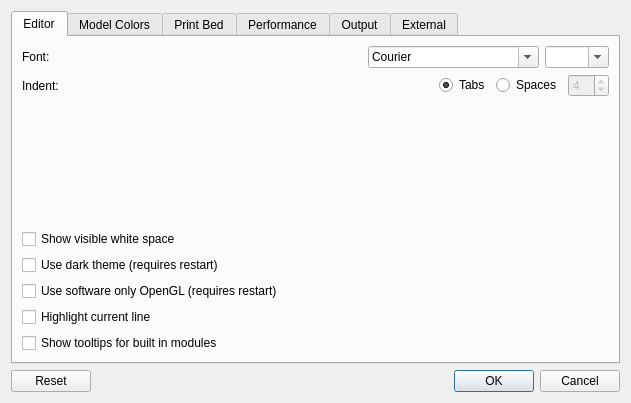
<?xml version="1.0" encoding="UTF-8"?>
<ui version="4.0">
 <class>Preferences</class>
 <widget class="QDialog" name="Preferences">
  <property name="geometry">
   <rect>
    <x>0</x>
    <y>0</y>
    <width>631</width>
    <height>403</height>
   </rect>
  </property>
  <property name="windowTitle">
   <string>Preferences</string>
  </property>
  <layout class="QVBoxLayout" name="verticalLayout">
   <item>
    <layout class="QHBoxLayout" name="horizontalLayout">
     <item>
      <widget class="QTabWidget" name="tabWidget">
       <property name="currentIndex">
        <number>0</number>
       </property>
       <widget class="QWidget" name="editorTab">
        <attribute name="title">
         <string>Editor</string>
        </attribute>
        <layout class="QVBoxLayout" name="verticalLayout_2">
         <item>
          <layout class="QHBoxLayout" name="horizontalLayout_4">
           <item>
            <widget class="QLabel" name="fontLabel">
             <property name="text">
              <string>Font:</string>
             </property>
            </widget>
           </item>
           <item>
            <spacer name="horizontalSpacer_2">
             <property name="orientation">
              <enum>Qt::Horizontal</enum>
             </property>
             <property name="sizeHint" stdset="0">
              <size>
               <width>40</width>
               <height>20</height>
              </size>
             </property>
            </spacer>
           </item>
           <item>
            <widget class="QFontComboBox" name="fontComboBox">
             <property name="fontFilters">
              <set>QFontComboBox::MonospacedFonts</set>
             </property>
            </widget>
           </item>
           <item>
            <widget class="QComboBox" name="sizeComboBox">
             <property name="sizePolicy">
              <sizepolicy hsizetype="Preferred" vsizetype="Fixed">
               <horstretch>0</horstretch>
               <verstretch>0</verstretch>
              </sizepolicy>
             </property>
             <property name="maximumSize">
              <size>
               <width>64</width>
               <height>16777215</height>
              </size>
             </property>
             <property name="editable">
              <bool>true</bool>
             </property>
             <property name="sizeAdjustPolicy">
              <enum>QComboBox::AdjustToContentsOnFirstShow</enum>
             </property>
            </widget>
           </item>
          </layout>
         </item>
         <item>
          <layout class="QHBoxLayout" name="horizontalLayout_8">
           <item>
            <widget class="QLabel" name="indentLabel">
             <property name="text">
              <string>Indent:</string>
             </property>
            </widget>
           </item>
           <item>
            <spacer name="horizontalSpacer">
             <property name="orientation">
              <enum>Qt::Horizontal</enum>
             </property>
             <property name="sizeHint" stdset="0">
              <size>
               <width>40</width>
               <height>20</height>
              </size>
             </property>
            </spacer>
           </item>
           <item>
            <widget class="QRadioButton" name="tabsRadioButton">
             <property name="text">
              <string>Tabs</string>
             </property>
             <property name="checked">
              <bool>true</bool>
             </property>
            </widget>
           </item>
           <item>
            <widget class="QRadioButton" name="spacesRadioButton">
             <property name="text">
              <string>Spaces</string>
             </property>
            </widget>
           </item>
           <item>
            <widget class="QSpinBox" name="spacesSpinBox">
             <property name="enabled">
              <bool>false</bool>
             </property>
             <property name="maximum">
              <number>10</number>
             </property>
             <property name="value">
              <number>4</number>
             </property>
            </widget>
           </item>
          </layout>
         </item>
         <item>
          <spacer name="verticalSpacer">
           <property name="orientation">
            <enum>Qt::Vertical</enum>
           </property>
           <property name="sizeHint" stdset="0">
            <size>
             <width>20</width>
             <height>243</height>
            </size>
           </property>
          </spacer>
         </item>
         <item>
          <widget class="QCheckBox" name="visibleWhiteSpacdCheckBox">
           <property name="text">
            <string>Show visible white space</string>
           </property>
          </widget>
         </item>
         <item>
          <widget class="QCheckBox" name="darkThemeCheckBox">
           <property name="text">
            <string>Use dark theme (requires restart)</string>
           </property>
          </widget>
         </item>
         <item>
          <widget class="QCheckBox" name="softwareOpenGLCheckBox">
           <property name="text">
            <string>Use software only OpenGL (requires restart)</string>
           </property>
          </widget>
         </item>
         <item>
          <widget class="QCheckBox" name="highlightLineCheckbox">
           <property name="text">
            <string>Highlight current line</string>
           </property>
          </widget>
         </item>
         <item>
          <widget class="QCheckBox" name="tooltipsCheckBox">
           <property name="text">
            <string>Show tooltips for built in modules</string>
           </property>
          </widget>
         </item>
        </layout>
       </widget>
       <widget class="QWidget" name="modelColorsTab">
        <attribute name="title">
         <string>Model Colors</string>
        </attribute>
        <layout class="QGridLayout" name="gridLayout">
         <item row="2" column="2">
          <widget class="QLabel" name="markedEdgeColorLabel">
           <property name="text">
            <string>Marked Edge Color</string>
           </property>
          </widget>
         </item>
         <item row="0" column="1">
          <widget class="QToolButton" name="markedFacetColorToolButton">
           <property name="text">
            <string>...</string>
           </property>
          </widget>
         </item>
         <item row="5" column="1">
          <widget class="QToolButton" name="vertexColorToolButton">
           <property name="text">
            <string>...</string>
           </property>
          </widget>
         </item>
         <item row="4" column="0">
          <widget class="QFrame" name="markedVertexColorFrame">
           <property name="styleSheet">
            <string notr="true"/>
           </property>
           <property name="frameShape">
            <enum>QFrame::StyledPanel</enum>
           </property>
           <property name="frameShadow">
            <enum>QFrame::Raised</enum>
           </property>
          </widget>
         </item>
         <item row="3" column="1">
          <widget class="QToolButton" name="edgeColorToolButton">
           <property name="text">
            <string>...</string>
           </property>
          </widget>
         </item>
         <item row="6" column="0">
          <widget class="QDoubleSpinBox" name="vertexSizeSpinBox"/>
         </item>
         <item row="7" column="0">
          <widget class="QDoubleSpinBox" name="edgeSizeSpinBox"/>
         </item>
         <item row="2" column="1">
          <widget class="QToolButton" name="markedEdgeColorToolButton">
           <property name="text">
            <string>...</string>
           </property>
          </widget>
         </item>
         <item row="4" column="1">
          <widget class="QToolButton" name="markedVertexColorToolButton">
           <property name="text">
            <string>...</string>
           </property>
          </widget>
         </item>
         <item row="3" column="2">
          <widget class="QLabel" name="edgeColorLabel">
           <property name="text">
            <string>Edge Color</string>
           </property>
          </widget>
         </item>
         <item row="1" column="1">
          <widget class="QToolButton" name="facetColorToolButton">
           <property name="text">
            <string>...</string>
           </property>
          </widget>
         </item>
         <item row="2" column="0">
          <widget class="QFrame" name="markedEdgeColorFrame">
           <property name="styleSheet">
            <string notr="true"/>
           </property>
           <property name="frameShape">
            <enum>QFrame::StyledPanel</enum>
           </property>
           <property name="frameShadow">
            <enum>QFrame::Raised</enum>
           </property>
          </widget>
         </item>
         <item row="0" column="2">
          <widget class="QLabel" name="markedFacetColorLabel">
           <property name="text">
            <string>Marked Facet Color</string>
           </property>
          </widget>
         </item>
         <item row="7" column="2">
          <widget class="QLabel" name="edgeSizeLabel">
           <property name="text">
            <string>Edge Size</string>
           </property>
          </widget>
         </item>
         <item row="5" column="2">
          <widget class="QLabel" name="vertexColorLabel">
           <property name="text">
            <string>Vertex Color</string>
           </property>
          </widget>
         </item>
         <item row="1" column="0">
          <widget class="QFrame" name="facetColorFrame">
           <property name="styleSheet">
            <string notr="true"/>
           </property>
           <property name="frameShape">
            <enum>QFrame::StyledPanel</enum>
           </property>
           <property name="frameShadow">
            <enum>QFrame::Raised</enum>
           </property>
          </widget>
         </item>
         <item row="6" column="2">
          <widget class="QLabel" name="vertexSizeLabel">
           <property name="text">
            <string>Vertex Size</string>
           </property>
          </widget>
         </item>
         <item row="1" column="2">
          <widget class="QLabel" name="facetColorLabel">
           <property name="text">
            <string>Facet Color</string>
           </property>
          </widget>
         </item>
         <item row="0" column="0">
          <widget class="QFrame" name="markedFacetColorFrame">
           <property name="styleSheet">
            <string notr="true"/>
           </property>
           <property name="frameShape">
            <enum>QFrame::StyledPanel</enum>
           </property>
           <property name="frameShadow">
            <enum>QFrame::Raised</enum>
           </property>
          </widget>
         </item>
         <item row="3" column="0">
          <widget class="QFrame" name="edgeColorFrame">
           <property name="styleSheet">
            <string notr="true"/>
           </property>
           <property name="frameShape">
            <enum>QFrame::StyledPanel</enum>
           </property>
           <property name="frameShadow">
            <enum>QFrame::Raised</enum>
           </property>
          </widget>
         </item>
         <item row="5" column="0">
          <widget class="QFrame" name="vertexColorFrame">
           <property name="styleSheet">
            <string notr="true"/>
           </property>
           <property name="frameShape">
            <enum>QFrame::StyledPanel</enum>
           </property>
           <property name="frameShadow">
            <enum>QFrame::Raised</enum>
           </property>
          </widget>
         </item>
         <item row="4" column="2">
          <widget class="QLabel" name="markedVertexColorLabel">
           <property name="text">
            <string>Marked Vertex Color</string>
           </property>
          </widget>
         </item>
        </layout>
       </widget>
       <widget class="QWidget" name="printBedTab">
        <attribute name="title">
         <string>Print Bed</string>
        </attribute>
        <layout class="QVBoxLayout" name="verticalLayout_4">
         <item>
          <layout class="QHBoxLayout" name="dimensionsLayout">
           <item>
            <widget class="QGroupBox" name="volumeGroupBox">
             <property name="title">
              <string>Volume</string>
             </property>
             <layout class="QFormLayout" name="formLayout">
              <item row="0" column="0">
               <widget class="QLabel" name="widthLabel">
                <property name="text">
                 <string>Width:</string>
                </property>
               </widget>
              </item>
              <item row="1" column="0">
               <widget class="QLabel" name="lengthLabel">
                <property name="text">
                 <string>Length:</string>
                </property>
               </widget>
              </item>
              <item row="2" column="0">
               <widget class="QLabel" name="heightLabel">
                <property name="text">
                 <string>Height:</string>
                </property>
               </widget>
              </item>
              <item row="0" column="1">
               <widget class="QSpinBox" name="widthSpinBox">
                <property name="maximum">
                 <number>10000</number>
                </property>
               </widget>
              </item>
              <item row="1" column="1">
               <widget class="QSpinBox" name="lengthSpinBox">
                <property name="maximum">
                 <number>10000</number>
                </property>
               </widget>
              </item>
              <item row="2" column="1">
               <widget class="QSpinBox" name="heightSpinBox">
                <property name="maximum">
                 <number>10000</number>
                </property>
               </widget>
              </item>
             </layout>
            </widget>
           </item>
           <item>
            <widget class="QGroupBox" name="originGroupBox">
             <property name="title">
              <string>Origin</string>
             </property>
             <layout class="QFormLayout" name="formLayout_2">
              <item row="0" column="0">
               <widget class="QLabel" name="Xlabel">
                <property name="text">
                 <string>X:</string>
                </property>
               </widget>
              </item>
              <item row="1" column="0">
               <widget class="QLabel" name="Ylabel">
                <property name="text">
                 <string>Y:</string>
                </property>
               </widget>
              </item>
              <item row="1" column="1">
               <widget class="QSpinBox" name="YspinBox">
                <property name="minimum">
                 <number>-10000</number>
                </property>
                <property name="maximum">
                 <number>10000</number>
                </property>
               </widget>
              </item>
              <item row="0" column="1">
               <widget class="QSpinBox" name="XspinBox">
                <property name="minimum">
                 <number>-10000</number>
                </property>
                <property name="maximum">
                 <number>10000</number>
                </property>
               </widget>
              </item>
             </layout>
            </widget>
           </item>
          </layout>
         </item>
         <item>
          <widget class="QCheckBox" name="translateCheckBox">
           <property name="text">
            <string>Translate output</string>
           </property>
          </widget>
         </item>
         <item>
          <spacer name="printBedVerticalSpacer">
           <property name="orientation">
            <enum>Qt::Vertical</enum>
           </property>
           <property name="sizeHint" stdset="0">
            <size>
             <width>20</width>
             <height>40</height>
            </size>
           </property>
          </spacer>
         </item>
         <item>
          <layout class="QHBoxLayout" name="appearanceLayout" stretch="0,0">
           <property name="sizeConstraint">
            <enum>QLayout::SetDefaultConstraint</enum>
           </property>
           <item>
            <widget class="QLabel" name="appearanceLabel">
             <property name="text">
              <string>Appearance:</string>
             </property>
            </widget>
           </item>
           <item>
            <widget class="QComboBox" name="appearanceComboBox">
             <item>
              <property name="text">
               <string>MK42</string>
              </property>
             </item>
             <item>
              <property name="text">
               <string>MK2</string>
              </property>
             </item>
            </widget>
           </item>
          </layout>
         </item>
        </layout>
       </widget>
       <widget class="QWidget" name="performanceTab">
        <attribute name="title">
         <string>Performance</string>
        </attribute>
        <layout class="QVBoxLayout" name="verticalLayout_7">
         <item>
          <widget class="QCheckBox" name="UseMultipleThreadsCheckBox">
           <property name="text">
            <string>Use multiple threads (multi-core processing)</string>
           </property>
          </widget>
         </item>
         <item>
          <widget class="QCheckBox" name="useCGALAssertionsCheckBox">
           <property name="toolTip">
            <string>disable to improve performance</string>
           </property>
           <property name="text">
            <string>Use CGAL Assertions</string>
           </property>
          </widget>
         </item>
         <item>
          <spacer name="verticalSpacer_4">
           <property name="orientation">
            <enum>Qt::Vertical</enum>
           </property>
           <property name="sizeHint" stdset="0">
            <size>
             <width>20</width>
             <height>40</height>
            </size>
           </property>
          </spacer>
         </item>
        </layout>
       </widget>
       <widget class="QWidget" name="outputOptions">
        <attribute name="title">
         <string>Output</string>
        </attribute>
        <layout class="QVBoxLayout" name="verticalLayout_3">
         <item>
          <widget class="QGroupBox" name="precisionGroupBox">
           <property name="styleSheet">
            <string notr="true"/>
           </property>
           <property name="title">
            <string>Output Precision</string>
           </property>
           <property name="flat">
            <bool>false</bool>
           </property>
           <layout class="QGridLayout" name="gridLayout_2">
            <item row="1" column="1">
             <widget class="QSpinBox" name="placesSpinBox">
              <property name="minimum">
               <number>1</number>
              </property>
              <property name="maximum">
               <number>31</number>
              </property>
             </widget>
            </item>
            <item row="0" column="0">
             <widget class="QRadioButton" name="singleRadio">
              <property name="text">
               <string>Single</string>
              </property>
             </widget>
            </item>
            <item row="1" column="0">
             <widget class="QLabel" name="placesLabel">
              <property name="text">
               <string>Decimal Places:</string>
              </property>
             </widget>
            </item>
            <item row="1" column="2">
             <widget class="QLabel" name="bitsLabel">
              <property name="text">
               <string>Significand Bits:</string>
              </property>
              <property name="alignment">
               <set>Qt::AlignLeading|Qt::AlignLeft|Qt::AlignVCenter</set>
              </property>
             </widget>
            </item>
            <item row="0" column="1">
             <widget class="QRadioButton" name="doubleRadio">
              <property name="text">
               <string>Double</string>
              </property>
             </widget>
            </item>
            <item row="0" column="2">
             <widget class="QRadioButton" name="customRadio">
              <property name="text">
               <string>Custom</string>
              </property>
              <property name="checked">
               <bool>true</bool>
              </property>
             </widget>
            </item>
            <item row="1" column="3">
             <widget class="QSpinBox" name="bitsSpinBox">
              <property name="minimum">
               <number>3</number>
              </property>
              <property name="maximum">
               <number>100</number>
              </property>
              <property name="value">
               <number>3</number>
              </property>
             </widget>
            </item>
           </layout>
          </widget>
         </item>
         <item>
          <widget class="QGroupBox" name="roundingGroupBox">
           <property name="styleSheet">
            <string notr="true"/>
           </property>
           <property name="title">
            <string>Function Rounding</string>
           </property>
           <property name="flat">
            <bool>false</bool>
           </property>
           <layout class="QHBoxLayout" name="horizontalLayout_2">
            <item>
             <widget class="QRadioButton" name="decimalRoundingRadio">
              <property name="text">
               <string>Decimal</string>
              </property>
             </widget>
            </item>
            <item>
             <widget class="QRadioButton" name="base2RoundingRadio">
              <property name="text">
               <string>Base 2</string>
              </property>
             </widget>
            </item>
            <item>
             <widget class="QRadioButton" name="noRoundingRadio">
              <property name="text">
               <string>None</string>
              </property>
             </widget>
            </item>
           </layout>
          </widget>
         </item>
         <item>
          <widget class="QGroupBox" name="formatGroupBox">
           <property name="title">
            <string>Format</string>
           </property>
           <layout class="QVBoxLayout" name="verticalLayout_6">
            <item>
             <layout class="QHBoxLayout" name="horizontalLayout_3">
              <item>
               <widget class="QRadioButton" name="scientificRadio">
                <property name="text">
                 <string>Scientific</string>
                </property>
               </widget>
              </item>
              <item>
               <widget class="QRadioButton" name="rationalRadio">
                <property name="text">
                 <string>Rational</string>
                </property>
               </widget>
              </item>
              <item>
               <widget class="QRadioButton" name="fixedRadio">
                <property name="text">
                 <string>Fixed</string>
                </property>
               </widget>
              </item>
             </layout>
            </item>
            <item>
             <widget class="QLabel" name="exampleLabel">
              <property name="frameShape">
               <enum>QFrame::StyledPanel</enum>
              </property>
              <property name="text">
               <string>0.0</string>
              </property>
              <property name="alignment">
               <set>Qt::AlignCenter</set>
              </property>
             </widget>
            </item>
           </layout>
          </widget>
         </item>
         <item>
          <widget class="QCheckBox" name="checkBox">
           <property name="text">
            <string>Always save files before compile and render</string>
           </property>
          </widget>
         </item>
        </layout>
       </widget>
       <widget class="QWidget" name="externalOptions">
        <attribute name="title">
         <string>External</string>
        </attribute>
        <layout class="QVBoxLayout" name="verticalLayout_5">
         <item>
          <layout class="QHBoxLayout" name="horizontalLayout_5">
           <item>
            <widget class="QLabel" name="launchCommandLabel">
             <property name="text">
              <string>CAM launch command</string>
             </property>
            </widget>
           </item>
           <item>
            <widget class="QLineEdit" name="launchCommandLineEdit"/>
           </item>
          </layout>
         </item>
         <item>
          <layout class="QHBoxLayout" name="horizontalLayout_6">
           <item>
            <widget class="QLabel" name="fileTypeLabel">
             <property name="text">
              <string>File type</string>
             </property>
            </widget>
           </item>
           <item>
            <widget class="QRadioButton" name="_3mfRadioButton">
             <property name="text">
              <string>3mf</string>
             </property>
             <property name="checked">
              <bool>true</bool>
             </property>
            </widget>
           </item>
           <item>
            <widget class="QRadioButton" name="AMFRadioButton">
             <property name="enabled">
              <bool>false</bool>
             </property>
             <property name="text">
              <string>AMF</string>
             </property>
            </widget>
           </item>
          </layout>
         </item>
         <item>
          <widget class="QLabel" name="exampleCommandLabel">
           <property name="text">
            <string/>
           </property>
          </widget>
         </item>
         <item>
          <spacer name="verticalSpacer_2">
           <property name="orientation">
            <enum>Qt::Vertical</enum>
           </property>
           <property name="sizeHint" stdset="0">
            <size>
             <width>20</width>
             <height>40</height>
            </size>
           </property>
          </spacer>
         </item>
         <item>
          <layout class="QHBoxLayout" name="horizontalLayout_7">
           <item>
            <widget class="QLabel" name="processingScriptlabel">
             <property name="enabled">
              <bool>false</bool>
             </property>
             <property name="text">
              <string>CAM Processing script</string>
             </property>
            </widget>
           </item>
           <item>
            <widget class="QLineEdit" name="processingScriptlineEdit">
             <property name="enabled">
              <bool>false</bool>
             </property>
            </widget>
           </item>
          </layout>
         </item>
         <item>
          <widget class="QCheckBox" name="showGCODEButtonCheckbox">
           <property name="enabled">
            <bool>false</bool>
           </property>
           <property name="text">
            <string>Show GCODE generation button</string>
           </property>
          </widget>
         </item>
         <item>
          <spacer name="verticalSpacer_3">
           <property name="orientation">
            <enum>Qt::Vertical</enum>
           </property>
           <property name="sizeHint" stdset="0">
            <size>
             <width>20</width>
             <height>40</height>
            </size>
           </property>
          </spacer>
         </item>
        </layout>
       </widget>
      </widget>
     </item>
    </layout>
   </item>
   <item>
    <widget class="QDialogButtonBox" name="buttonBox">
     <property name="orientation">
      <enum>Qt::Horizontal</enum>
     </property>
     <property name="standardButtons">
      <set>QDialogButtonBox::Cancel|QDialogButtonBox::Ok|QDialogButtonBox::Reset</set>
     </property>
    </widget>
   </item>
  </layout>
 </widget>
 <tabstops>
  <tabstop>tabWidget</tabstop>
  <tabstop>fontComboBox</tabstop>
  <tabstop>sizeComboBox</tabstop>
  <tabstop>highlightLineCheckbox</tabstop>
  <tabstop>tooltipsCheckBox</tabstop>
  <tabstop>markedFacetColorToolButton</tabstop>
  <tabstop>facetColorToolButton</tabstop>
  <tabstop>markedEdgeColorToolButton</tabstop>
  <tabstop>edgeColorToolButton</tabstop>
  <tabstop>markedVertexColorToolButton</tabstop>
  <tabstop>vertexColorToolButton</tabstop>
  <tabstop>vertexSizeSpinBox</tabstop>
  <tabstop>edgeSizeSpinBox</tabstop>
  <tabstop>widthSpinBox</tabstop>
  <tabstop>lengthSpinBox</tabstop>
  <tabstop>heightSpinBox</tabstop>
  <tabstop>XspinBox</tabstop>
  <tabstop>YspinBox</tabstop>
  <tabstop>appearanceComboBox</tabstop>
  <tabstop>singleRadio</tabstop>
  <tabstop>doubleRadio</tabstop>
  <tabstop>customRadio</tabstop>
  <tabstop>placesSpinBox</tabstop>
  <tabstop>bitsSpinBox</tabstop>
  <tabstop>decimalRoundingRadio</tabstop>
  <tabstop>base2RoundingRadio</tabstop>
  <tabstop>noRoundingRadio</tabstop>
  <tabstop>scientificRadio</tabstop>
  <tabstop>rationalRadio</tabstop>
  <tabstop>fixedRadio</tabstop>
  <tabstop>checkBox</tabstop>
  <tabstop>launchCommandLineEdit</tabstop>
  <tabstop>_3mfRadioButton</tabstop>
  <tabstop>AMFRadioButton</tabstop>
  <tabstop>processingScriptlineEdit</tabstop>
  <tabstop>showGCODEButtonCheckbox</tabstop>
 </tabstops>
 <resources/>
 <connections>
  <connection>
   <sender>buttonBox</sender>
   <signal>accepted()</signal>
   <receiver>Preferences</receiver>
   <slot>accept()</slot>
   <hints>
    <hint type="sourcelabel">
     <x>620</x>
     <y>334</y>
    </hint>
    <hint type="destinationlabel">
     <x>157</x>
     <y>274</y>
    </hint>
   </hints>
  </connection>
  <connection>
   <sender>buttonBox</sender>
   <signal>rejected()</signal>
   <receiver>Preferences</receiver>
   <slot>reject()</slot>
   <hints>
    <hint type="sourcelabel">
     <x>620</x>
     <y>340</y>
    </hint>
    <hint type="destinationlabel">
     <x>286</x>
     <y>274</y>
    </hint>
   </hints>
  </connection>
 </connections>
</ui>
